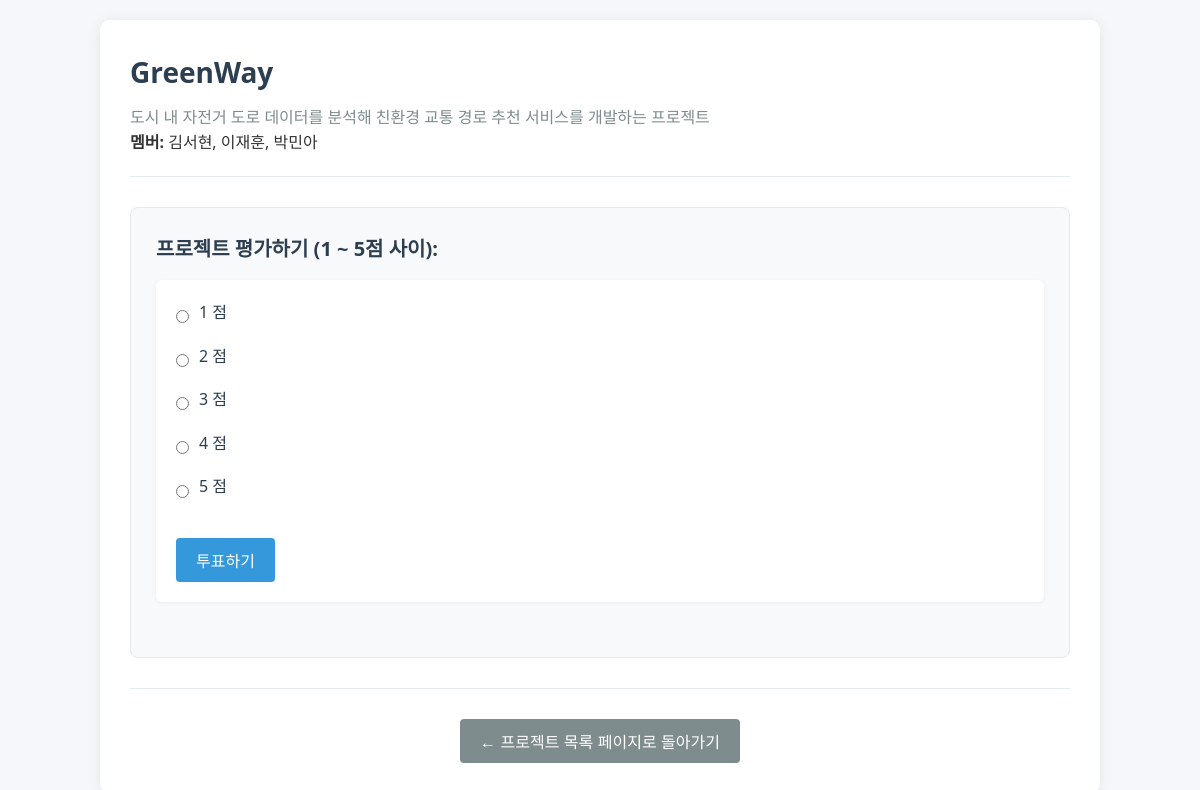
Page /projects/23/ on the committed database.
### projects/models.py (models this page shows, shortened)
class Project(models.Model):
    project_id = models.AutoField(primary_key=True)
    project_name = models.CharField(max_length=200)
    description = models.TextField()
    members = models.ManyToManyField(Member, blank=True)

class Member(models.Model):
    member_id = models.AutoField(primary_key=True)
    name = models.CharField(max_length=10, null=False, blank=False)

### projects/views.py (the view)
# urls.py: path('projects/<int:pk>/', views.DetailView.as_view(), name='project_detail'),
class DetailView(generic.DetailView):
    model = Project
    template_name = 'projects/project_detail.html'
    context_object_name = 'project'

### projects/templates/projects/project_detail.html (shortened to what this page needs)
<!DOCTYPE html>
<html lang="en">
<head>
    {% load static %}
    <link rel="stylesheet" href="{% static 'project/style.css' %}">
</head>
<body>
    <div class="container">
        <header class="project-header">
            <h1 class="project-title">{{ project.project_name }}</h1>
            <p class="project-description">{{ project.description }}</p>
            <p class="project-members"><strong>멤버:</strong>
                {% if project.members.all %}
                {% for member in project.members.all %}
                {{ member.name }}{% if not forloop.last %}, {% endif %}
                {% endfor %}
                {% else %}
                등록된 멤버가 없습니다.
                {% endif %}
            </p>
        </header>
        <section class="vote-section">
            <h2 class="vote-title">프로젝트 평가하기 (1 ~ 5점 사이):</h2>
            <form id="vote-form" class="vote-form" data-project-id="{{ project.pk}}">
                <div class="vote-options">
                    {% for i in "12345" %}
                    <div class="vote-option">
                        <input type="radio" name="vote" id="vote_{{ i }}" value="{{ i }}">
                        <label for="vote_{{ i }}">{{ i }} 점</label>
                    </div>
                    {% endfor %}
                </div>
                <button type="submit" class="submit-button">투표하기</button>
            </form>
        </section>
        <footer class="back-footer">
            <a href="{% url 'project:project_list' %}" class="back-link">
                <button class="back-button">← 프로젝트 목록 페이지로 돌아가기</button>
            </a>
        </footer>
    </div>
</body>
</html>

### projects/static/project/style.css (style rules this page uses)
* { box-sizing: border-box; margin: 0; padding: 0; }
body { font-family: 'Noto Sans KR', 'Segoe UI', Arial, sans-serif; line-height: 1.6; color: #333; background-color: #f5f7fa; padding: 20px; }
.container { max-width: 1000px; margin: 0 auto; background-color: #fff; padding: 30px; border-radius: 10px; box-shadow: 0 2px 15px rgba(0, 0, 0, 0.08); }
header, .project-header { margin-bottom: 30px; padding-bottom: 20px; border-bottom: 1px solid #e6e9ed; }
h1, .project-title, #main-title { font-size: 28px; color: #2c3e50; margin-bottom: 10px; }
.subtitle, .project-description { font-size: 16px; color: #7f8c8d; }
form { margin-bottom: 30px; }
form p, form div { margin-bottom: 20px; }
label { display: block; margin-bottom: 8px; font-weight: 500; color: #2c3e50; }
button, .submit-button, .back-button, .add-button { background-color: #3498db; color: #fff; border: none; padding: 10px 20px; border-radius: 4px; font-size: 16px; cursor: pointer; transition: background-color 0.2s; }
.back-button { background-color: #7f8c8d; }
a { color: #3498db; text-decoration: none; }
.back-link { display: inline-block; margin-top: 10px; }
footer { margin-top: 40px; padding-top: 20px; border-top: 1px solid #e6e9ed; }
.vote-section { background-color: #f8f9fa; padding: 25px; border-radius: 8px; margin-bottom: 30px; border: 1px solid #e6e9ed; }
.vote-title { font-size: 20px; margin-bottom: 15px; color: #2c3e50; }
.vote-form { background-color: #fff; padding: 20px; border-radius: 6px; box-shadow: 0 1px 5px rgba(0, 0, 0, 0.05); }
.vote-options { display: flex; flex-direction: column; margin-bottom: 20px; }
.vote-option { margin-bottom: 10px; display: flex; align-items: center; }
.vote-option input[type="radio"] { margin-right: 10px; }
.back-footer { margin-top: 30px; text-align: center; }
.back-footer .back-link { font-size: 16px; color: #3498db; text-decoration: none; }

### rows in the picture
Project: project_name "GreenWay", description "도시 내 자전거 도로 데이터를 분석해 친환경 교통 경로 추천 서비스를 개발하는 프로젝트"
Member: name "김서현"
Member: name "이재훈"
Member: name "박민아"

### other values in the picture
{{ i }} "1" "2" "3" "4" "5"
